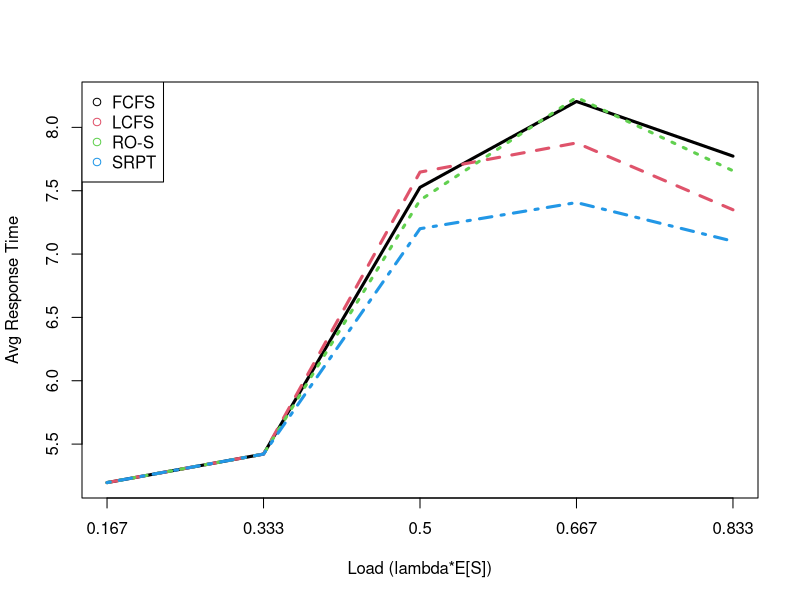
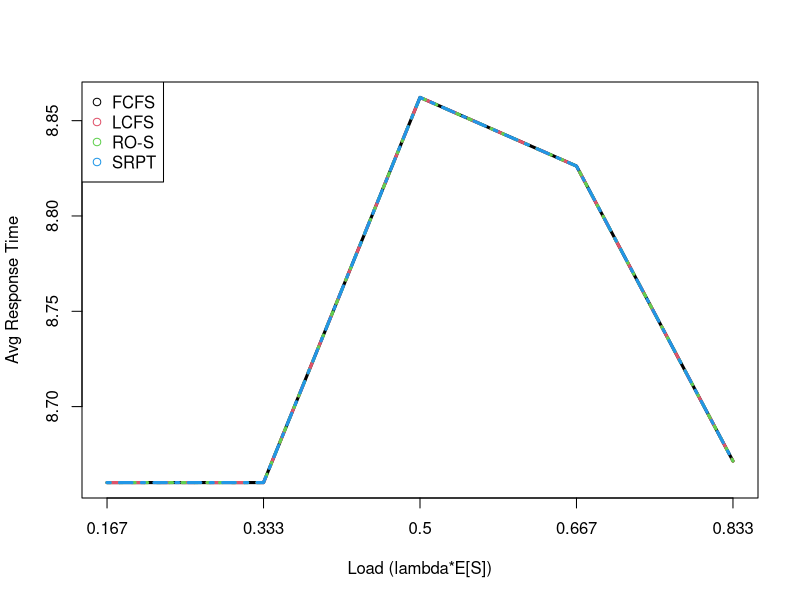
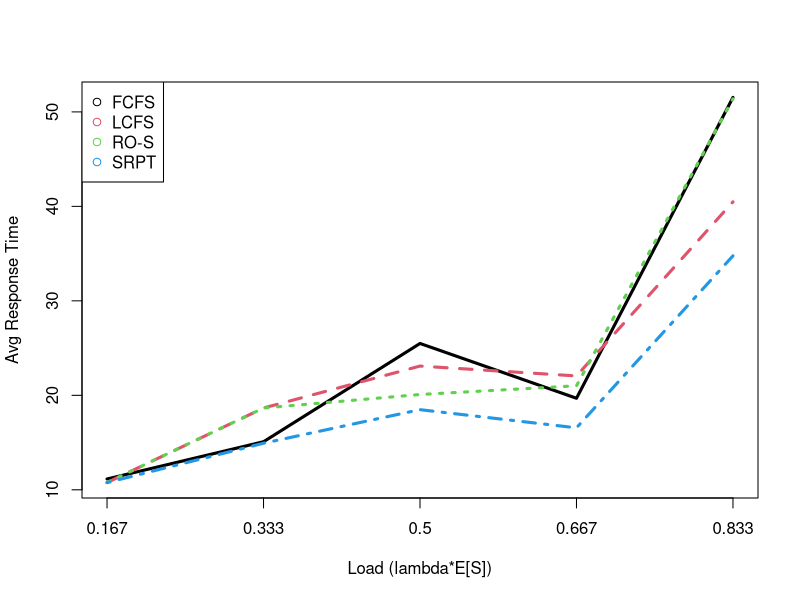

The R script that drew these images, in order:
## ---- chunk 1
knitr::opts_chunk$set(echo = TRUE)

# This function plot the average response time of a M/G/1 queue for various scheduling disciplines.
# As input, it takes the number of servers (k), their job service times (Service) with their mean value (ES)
plot_response_times <- function(k, Service, ES){

    debug=0;
    scheduling_disciplines = c(1:4); # 'FCFS'=1,'LCFS'=2,'RO-S'=3,'SRPT'=4
    num_arrival_rates=5;
    lambdas = (1/ES) * c(1:num_arrival_rates)/(num_arrival_rates+1) ;
    
    # Matrix of average response times for all disciplines and arrival rates
    R_time <- matrix(0, nrow = length(scheduling_disciplines), ncol = length(lambdas));
    rownames(R_time) <- c("FCFS","LCFS","RO-S","SRPT");
    colnames(R_time) <- paste("rho=", round(lambdas*ES, digits = 3), sep = "");
    
    cnt=0;
    for (lambda in lambdas)
    {
      cnt=cnt+1;
      # Let's assume a Poisson process coming in, otherwise change the next line
      Arrival= cumsum(rexp(n=N, rate = lambda)); # Arrival times
  
      for (scheduling_discipline in scheduling_disciplines)
      {
        t = 0; # simulation time
        Remaining = rep(N, x=NA);    # Remaining service times of each job
        Completion = rep(N, x=NA);   # Completion time of each job
        
        AvgJobs = 0;
        CurrentTask = rep(k, x=NA); # Current task of each servers
        NextArrival = 1;
        while (TRUE) {
        
        if (debug==1){
            print("*********************");
            print(paste("Scheduling discipline = ",scheduling_discipline));
            print(Arrival);
            print(Service);
            print(Remaining);
          
        }
      
            dtA = NA;
            dtC = rep(k, x=NA);
            if(length(Arrival[Arrival>t])>0) { # if an arrival exists after t
                dtA = head(Arrival[Arrival>t],n=1)-t ; # time to next arrival
            }
            
            for (i in 1:k) {
              if(!is.na(CurrentTask[i])) { # if a task is running
                dtC[i] = Remaining[CurrentTask[i]]; # time to next completion
              } 
            }
            
            if(is.na(dtA) & all(is.na(dtC))) {
                break; # no more arrivals and no more completions
            } 
        
            minDtc = pmin(dtC,na.rm=T); # minimum time to completion between all servers
            dt = min(dtA,minDtc,na.rm=T); # time to next event
        
            # update system variables
            t = t + dt;
            AvgJobs=AvgJobs+dt*sum(!is.na(Remaining));
      
        if (debug==1){
            print(paste("Sim. time:", t));
            print(paste("# of jobs arrived: ", NextArrival));
        }
            # Job arrival
            
            if((NextArrival <=N) & (Arrival[NextArrival] == t)) { 
                Remaining[NextArrival] = Service[NextArrival];
                NextArrival = NextArrival + 1;
            }
            
            
      
            # Job departure
            for (i in 1:k) {
              if(!is.na(CurrentTask[i])) {
                  Remaining[CurrentTask[i]] = Remaining[CurrentTask[i]] - dt ;
                  if(Remaining[CurrentTask[i]] <= 0) {
                      # CurrentTask completed
                      Completion[CurrentTask[i]] = t;
                      Remaining[CurrentTask[i]] = NA;
                      CurrentTask[i] = NA;
                  }
              } 
            }
            
            # Scheduling discipline
            WaitingListWithCurrentTask=(1:NextArrival)[!is.na(Remaining)]; # jobs that are waiting or running
            WaitingList = WaitingListWithCurrentTask[!WaitingListWithCurrentTask %in% CurrentTask]; # jobs that are waiting

            if(length(WaitingList)>0) {
      
              # FCFS
              if (scheduling_discipline==1){
                for (i in 1:k) {
                  if (is.na(CurrentTask[i])) {
                    CurrentTask[i] = head(WaitingList,n=1);
                    break;
                  }
                }
                
              }
              
              # LCFS
              if (scheduling_discipline==2){
                # We implement the non-preemptive version of LCFS: jobs are never killed/resumed
                for (i in 1:k) {
                  if(is.na(CurrentTask[i])) {
                  # here, a task is not running, so we find a new job to serve
                    CurrentTask[i] = tail(WaitingList,n=1);
                    break;
                  } 
                }
              }
              
              # ROS: Random Order of Service
              if (scheduling_discipline==3){
                for (i in 1:k) {
                  if(is.na(CurrentTask[i])) {
                  # here, a task is not running, so we find a new job to serve
                    if (length(WaitingList)>1) {
                      CurrentTask[i] = sample(WaitingList,size=1);
                    } else{
                      CurrentTask[i] = WaitingList;
                    }
                    break;
                  } 
                }
              }
              
              # SRPT: Shortest Remaining Processing Time
              if (scheduling_discipline==4){
                for (i in 1:k) {
                  if(is.na(CurrentTask[i])) {
                  # here, a task is not running, so we find a new job to serve
                    if (length(WaitingList)>1) {
                      CurrentTask[i] = WaitingList[which.min(Remaining[WaitingList])];
                    } else{
                      CurrentTask[i] = WaitingList;
                    }
                    break;
                  } 
                }
              }
      
            }
            
        if (debug==1){
            print(CurrentTask)
            readline(prompt="Press [enter] to proceed")
        }
            
        } # while
        
        ResponseTime = mean(Completion-Arrival); #average response time
        AvgJobs=AvgJobs/(tail(Completion,n=1)-Arrival[1]);
  
        # Simulation completed. Let's verify Little law: N=lambda*R
        r_names=rownames(R_time)
        cat(paste("Sim. ",r_names[scheduling_discipline],"(rho=",round(lambda*ES,digits = 2),") completed."));
        cat(paste(" Little law verification: ", round(AvgJobs,digits = 4), "=N=lambda*R=", round(lambda*ResponseTime,digits = 4),"\n"));
        
        R_time[scheduling_discipline,cnt]=ResponseTime;
  
      } # loop scheduling discipline
    
    } # loop lambda
    
    cat("\nResponse time matrix:\n")
    print(R_time)
    
    matplot(t(R_time), type = "l", xlab="Load (lambda*E[S])", ylab="Avg Response Time", xaxt = "n", lwd = 3);
    legend("topleft", legend = rownames(R_time), col=1:4, pch=1);
    axis(side=1,at=1:ncol(R_time),labels=round(lambdas*ES, digits=3));


} # end function

## ---- chunk 2
knitr::opts_chunk$set(echo = FALSE)

set.seed(11); # Set seed for reproducibility
N = 10; # number of jobs to simulate;
k = 3; # number of servers
mu=1;
Service=rexp(N,rate=mu/k); # Service times, the rate here is mu * k
plot_response_times(k, Service, 1/mu);

## ---- chunk 3
knitr::opts_chunk$set(echo = FALSE)

set.seed(11); # Set seed for reproducibility
N = 10; # number of jobs to simulate;
k=5
Service=rexp(N,rate=mu/k); # Service times, the rate here is mu * k
plot_response_times(k, Service, 1/mu);

plot_response_times(1, Service, 1/mu*k);

